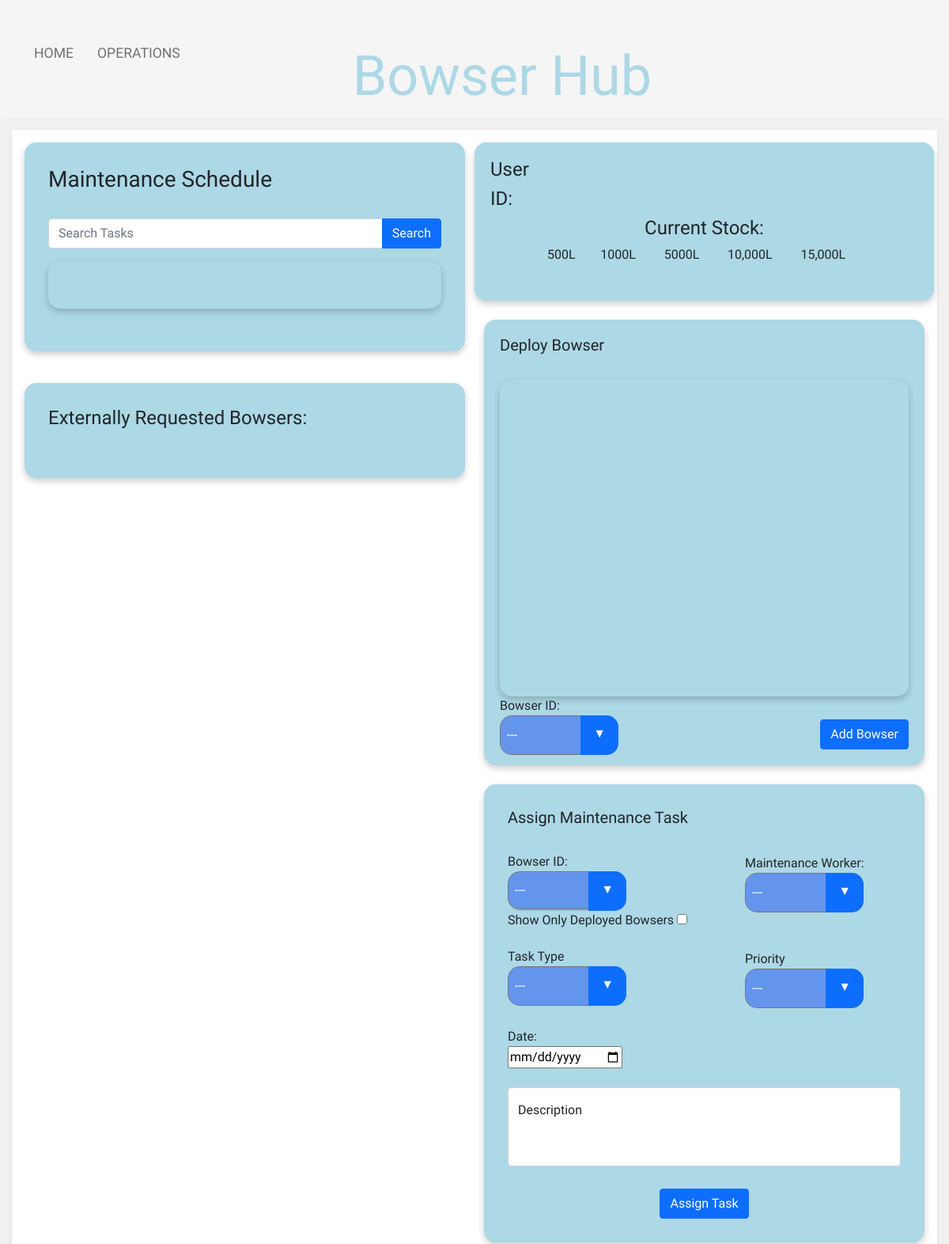
The page /operations/operations.php (upper part) on the database as committed earlier.
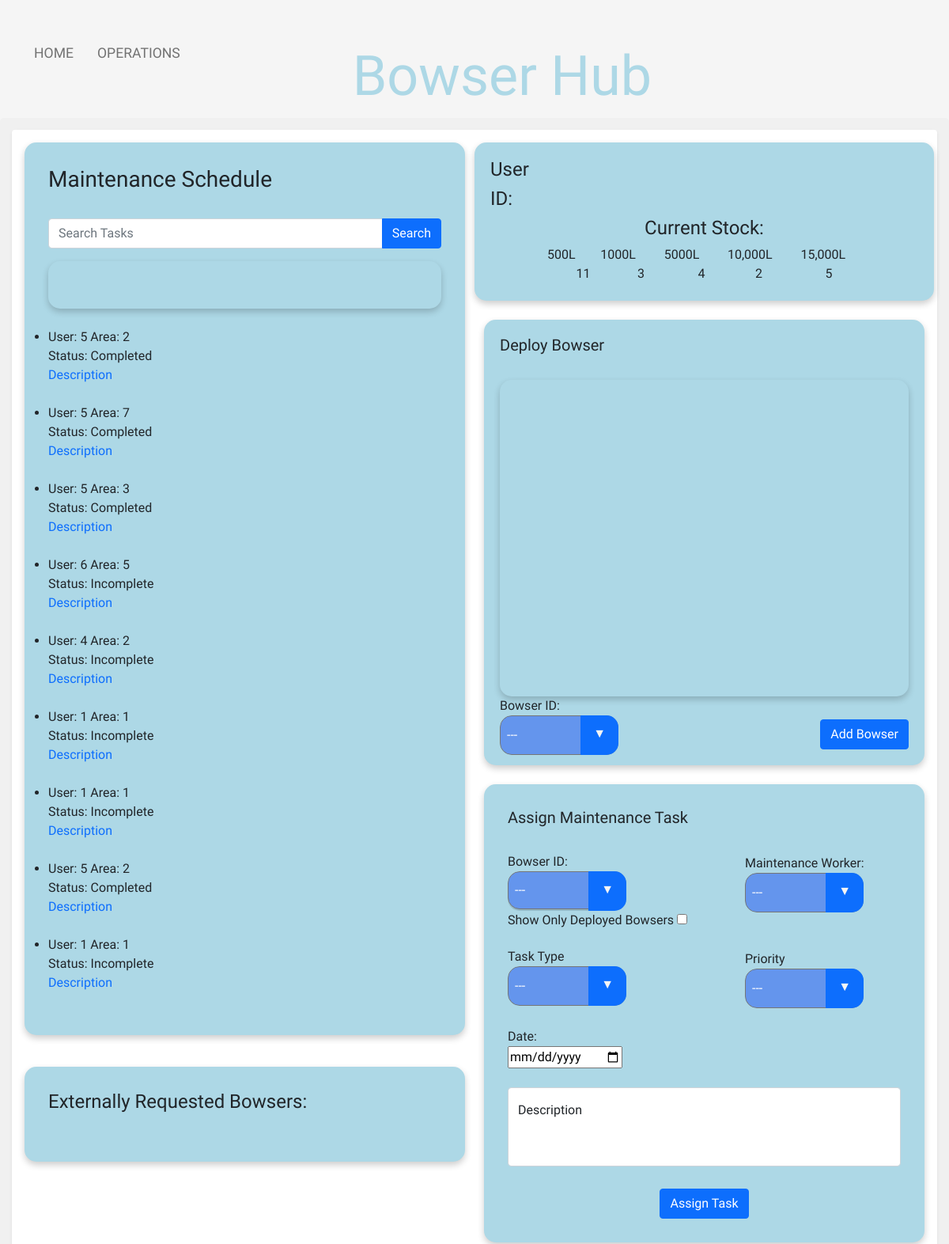
The same page on the database as committed later.
### tables this page shows
CREATE TABLE `tbl_maintenance_schedule` (
  `Maintenance_ID` int(11) NOT NULL,
  `Bowser_ID` int(11) NOT NULL,
  `User_ID` int(11) NOT NULL,
  `Description` varchar(100) NOT NULL,
  `Status` varchar(100) NOT NULL,
  `Date` timestamp NOT NULL DEFAULT '0000-00-00 00:00:00',
  `Assigned_To` int(11) NOT NULL,
  `Area_ID` int(11) NOT NULL,
  `Priority` int(11) NOT NULL,
  `Task_Type` varchar(100) NOT NULL,
  `Completed_Date` timestamp NULL DEFAULT NULL
);

CREATE TABLE `tbl_bowser_stock` (
  `Bowser_Capacity` int(11) NOT NULL,
  `Stock` int(11) NOT NULL
);

### operations/operations.php (the view, shortened to what the changed rows need)
<!doctype html>
<html lang="en">
<head>
    <link href="https://cdn.jsdelivr.net/npm/bootstrap@5.1.1/dist/css/bootstrap.min.css" rel="stylesheet">
    <link rel="stylesheet" href="../global/global.css" type="text/css">
    <link rel="stylesheet" href="operations.css" type="text/css">
    <link rel="stylesheet" href="https://cdnjs.cloudflare.com/ajax/libs/jqueryui/1.12.1/jquery-ui.css" />
</head>
<body>
<div>
    <div class="nav-wrapper">
        <div class="middle">
            <h2 class="text-focus-in" id="navTitle">Bowser Hub</h2>
        </div>
    </div>
    <div class="upperPage">
        <div class="shadow-sm p-3 mb-5 bg-body rounded">
            <div class="row">
                <div class="col">
                    <ul class="operations-list">
                        <h3 class="text-focus-in"> Maintenance Schedule</h3>
                        <br />
                        <form action="" method="POST">
                            <div class="input-group mb-3">
                            </div>
                        </form>
                        <div id="searchedTask">
                        </div>
                        <br />
                        <?php
                        $connection = OpenConnection();
                        $sql="SELECT * FROM tbl_maintenance_schedule ORDER BY Date DESC LIMIT 10 ";
                        $result = mysqli_query($connection, $sql);
                        while($row = mysqli_fetch_assoc($result)) {
                            echo "<li id='listItem'" .$row['Date'] ."<br />";
                            echo "User: ".$row['Assigned_To']."&nbsp"."Area: ".$row['Area_ID']."<br />";
                            echo "Status: ". $row['Status'];
                            echo "<br /><a href='#' data-toggle='popover' title='".$row['Description']."' data-content='test'>Description</a> ";
                            echo "<br /><br /></li>";
                        }
                        ?>
                    </ul>
                    <br />
                    <br />
                </div>
                <div class="col">
                    <div class="row">
                        <div id="text_area">
                            <?php
                            $connection = OpenConnection();
                            $email = $_SESSION['email'];
                            $sql1="SELECT * FROM `tbl_user_account` WHERE email='$email'";
                            $username = current(explode('@', $email));
                            $result = mysqli_query($connection, $sql1);
                            $rows = mysqli_fetch_array($result);
                            $userID = $rows["User_ID"];
                            echo "<div id='userInfo'><h4>User&nbsp;".$username."</h4>";
                            echo "<h4>ID:&nbsp;".$userID."</h4></div>";
                            ?>
                            <div id="bowserStock">
                            <h4>Current Stock:</h4>
                            <tr>
                                <th>&nbsp;&nbsp;&nbsp;500L&nbsp;&nbsp;&nbsp;&nbsp;&nbsp;&nbsp;&nbsp;</th>
                                <th>1000L&nbsp;&nbsp;&nbsp;&nbsp;&nbsp;&nbsp;&nbsp;&nbsp;</th>
                                <th>5000L&nbsp;&nbsp;&nbsp;&nbsp;&nbsp;&nbsp;&nbsp;&nbsp;</th>
                                <th>10,000L&nbsp;&nbsp;&nbsp;&nbsp;&nbsp;&nbsp;&nbsp;&nbsp;</th>
                                <th>15,000L&nbsp;&nbsp;&nbsp;&nbsp;&nbsp;&nbsp;&nbsp;&nbsp;</th>
                            </tr>
                            <br />
                            <?php
                            function returnBowserStock($capacityNo){
                                $connection = OpenConnection();
                                $sql ="SELECT * FROM `tbl_bowser_stock` WHERE Bowser_Capacity = '$capacityNo'";
                                $result = mysqli_query($connection, $sql);
                                $rows = mysqli_fetch_array($result);
                                $stock = $rows["Stock"];
                                return $stock;
                            }
                            $fiveHundred = returnBowserStock(500);
                            $thousand = returnBowserStock(1000);
                            $fiveThousand = returnBowserStock(5000);
                            $tenThousand = returnBowserStock(10000);
                            $fifteenThousand = returnBowserStock(15000);
                            echo "<tr><td>".$fiveHundred."</td><td>&nbsp;&nbsp;&nbsp;&nbsp;&nbsp;&nbsp;&nbsp;&nbsp;&nbsp;&nbsp;&nbsp;&nbsp;&nbsp;&nbsp;&nbsp;".$thousand."</td>
                                 <td>&nbsp;&nbsp;&nbsp;&nbsp;&nbsp;&nbsp;&nbsp;&nbsp;&nbsp;&nbsp;&nbsp;&nbsp;&nbsp;&nbsp;&nbsp;&nbsp;".$fiveThousand."</td><td>&nbsp;&nbsp;&nbsp;&nbsp;&nbsp;&nbsp;&nbsp;&nbsp;&nbsp;&nbsp;&nbsp;&nbsp;&nbsp;&nbsp;&nbsp;&nbsp;"
                                .$tenThousand."</td><td>&nbsp;&nbsp;&nbsp;&nbsp;&nbsp;&nbsp;&nbsp;&nbsp;&nbsp;&nbsp;&nbsp;&nbsp;&nbsp;&nbsp;&nbsp;&nbsp;&nbsp;&nbsp;&nbsp;&nbsp;"
                                .$fifteenThousand."</td></tr><br />";
                            ?>
                            </div>
                        </div>
                    </div>
                    <br />
                        <br />
                    <br />
                    <br />
                    <br />
                    <br />
                </div>
</div>
    <br /><br />
<br />  <br />
</body>
</html>

Rows that differ between the two databases and show on the page:
added tbl_maintenance_schedule: Assigned_To "5", Area_ID "2", Status "Completed"
added tbl_maintenance_schedule: Assigned_To "5", Area_ID "7", Status "Completed"
added tbl_maintenance_schedule: Assigned_To "5", Area_ID "3", Status "Completed"
added tbl_maintenance_schedule: Assigned_To "6", Area_ID "5", Status "Incomplete"
added tbl_maintenance_schedule: Assigned_To "4", Area_ID "2", Status "Incomplete"
added tbl_maintenance_schedule: Assigned_To "1", Area_ID "1", Status "Incomplete"
added tbl_maintenance_schedule: Assigned_To "1", Area_ID "1", Status "Incomplete"
added tbl_maintenance_schedule: Assigned_To "5", Area_ID "2", Status "Completed"
added tbl_maintenance_schedule: Assigned_To "1", Area_ID "1", Status "Incomplete"
added tbl_bowser_stock: Stock "11"
added tbl_bowser_stock: Stock "3"
added tbl_bowser_stock: Stock "4"
added tbl_bowser_stock: Stock "2"
added tbl_bowser_stock: Stock "5"
